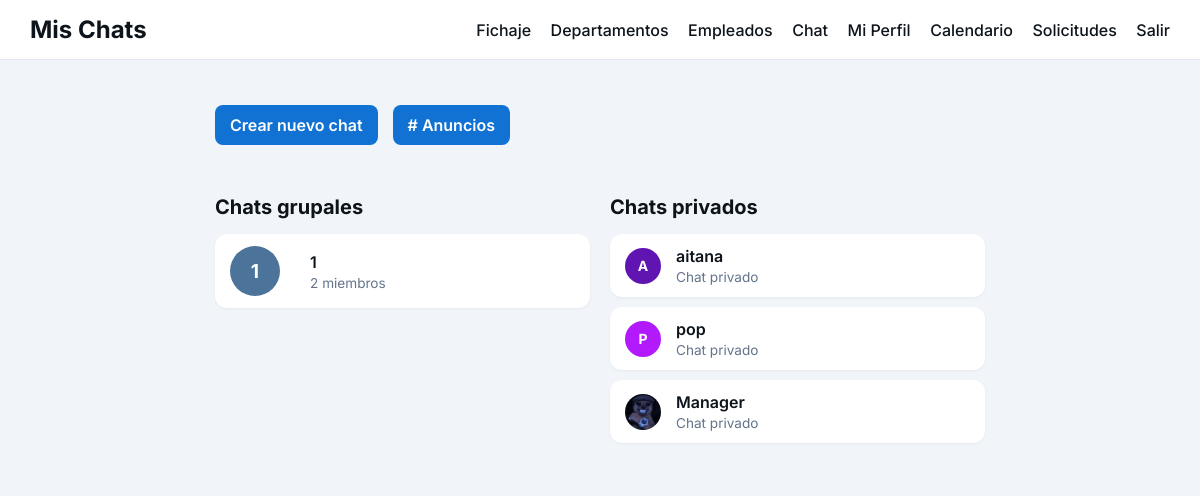
The app's page /chat/ (signed in) with its own data.
### chat/models.py (models this page shows, shortened)
class ChatGroup(models.Model):
    name = models.CharField(max_length=150)
    description = models.TextField(blank=True)
    is_public = models.BooleanField(default=False)   # anuncios, visible a todos
    is_private = models.BooleanField(default=False)  # si True, sólo miembros pueden ver/participar
    members = models.ManyToManyField(settings.AUTH_USER_MODEL, related_name='chat_groups', blank=True)
    created_at = models.DateTimeField(auto_now_add=True)

### users/models.py (models this page shows)
class CustomUser(AbstractUser):
    role = models.CharField(max_length=10, choices=ROLE_CHOICES, default='employee')
    department = models.ForeignKey(Department, null=True, blank=True, on_delete=models.SET_NULL, related_name='employees')
    fecha_contratacion = models.DateField(null=True, blank=True)
    phone = models.CharField(max_length=20, blank=True)
    address = models.CharField(max_length=255, blank=True)
    avatar = models.ImageField(upload_to='avatars/', null=True, blank=True)
    def initials(self):
        if self.first_name or self.last_name:
            return (self.first_name[:1] + (self.last_name[:1] if self.last_name else '')).upper()
        return self.username[:1].upper()

### chat/views.py (the view)
# urls.py: path("", views.chat_groups_list, name="chat_groups_list"),
@login_required
def chat_groups_list(request):
    user = request.user
    grupos = ChatGroup.objects.filter(
        is_private=False,
        members=user
    ).exclude(name__iexact="anuncios").distinct()
    privados = ChatGroup.objects.filter(
        is_private=True,
        members=user
    )
    anuncios = ChatGroup.objects.filter(
        is_public=True,
        name__iexact='anuncios'
    ).first()
    return render(request, "chat/chat_groups_list.html", {
        "grupos": grupos,
        "privados": privados,
        "obtener_grupo_anuncios": anuncios,
        "empleado": user,
    })

### users/templatetags/hash_color.py (called while the page is built)
@register.filter
def hash_color(value):
    h = hashlib.md5(value.encode()).hexdigest()
    return "#" + h[:6]

### templates/chat/chat_groups_list.html (shortened to what this page needs)
{% load static %}
<!DOCTYPE html>
<html lang="es">
<head>
    <link rel="stylesheet" href="{% static 'css/chat.css' %}">
</head>
<body>
<header>
    <div class="logo">Mis Chats</div>
    <nav>
        <a href="/fichar/">Fichaje</a>
        <a href="/departamentos/">Departamentos</a>
        {% if empleado.role != 'empleado' %}
            <a href="{% url 'users:empleados_list' %}">Empleados</a>
        {% endif %}
        <a href="/chat/">Chat</a>
        <a href="{% url 'users:perfil' %}">Mi Perfil</a>
        <a href="/events/calendario/">Calendario</a>
        <a href="{% url 'events:solicitudes' %}">Solicitudes</a>
        <a href="{% url 'users:logout' %}">Salir</a>
    </nav>
</header>
<div class="container">
    <div class="top-links">
        <a class="btn-link" href="{% url 'chat:crear_chat' %}">Crear nuevo chat</a>
        {% if obtener_grupo_anuncios %}
            <a class="btn-link" href="{% url 'chat:chat_group_detail' obtener_grupo_anuncios.id %}">
                # Anuncios
            </a>
        {% endif %}
    </div>
    <div class="chat-columns">
        <div class="chat-column">
            <h2>Chats grupales</h2>
            <ul class="chats-list">
                {% for g in grupos %}
               <li class="chat-item">
    <div class="chat-avatar">
        {{ g.name|slice:":1" }}
    </div>
    <div class="chat-content">
        <div class="chat-name">{{ g.name }}</div>
        <div class="chat-details">
            {{ g.members.count }} miembros
        </div>
    </div>
    <a class="chat-link" href="{% url 'chat:chat_group_detail' g.id %}"></a>
</li>
                {% empty %}
                    <li>No perteneces a ningún grupo.</li>
                {% endfor %}
            </ul>
        </div>
        <div class="chat-column">
            <h2>Chats privados</h2>
            <ul class="chats-list">
               {% for p in privados %}
    {% for member in p.members.all %}
        {% if member != empleado %}
        <li class="chat-item">
            {% include "users/_avatar.html" with user=member %}
            <div class="chat-content">
                <div class="chat-name">
                    {{ member.get_full_name|default:member.username }}
                </div>
                <div class="chat-details">
                    Chat privado
                </div>
            </div>
            <a class="chat-link"
               href="{% url 'chat:chat_group_detail' p.id %}"></a>
        </li>
        {% endif %}
    {% endfor %}
{% empty %}
    <li>No tienes chats privados.</li>
{% endfor %}
            </ul>
        </div>
    </div>
</div>
</body>
</html>

### templates/users/_avatar.html
{% load hash_color %}
{% if user.avatar %}
    <img src="{{ user.avatar.url }}" class="avatar-sm">
{% else %}
    <div class="avatar-sm avatar-letra"
         style="background-color: {{ user.username|hash_color }};">
        {{ user.initials }}
    </div>
{% endif %}

### static/css/chat.css (style rules this page uses)
*, *::before, *::after { box-sizing: border-box; }
body { font-family: 'Inter', 'Noto Sans', sans-serif; background-color: #f1f5f9; margin: 0; padding: 0; }
header { display: flex; justify-content: space-between; align-items: center; background-color: #fff; padding: 15px 30px; border-bottom: 1px solid #e7edf3; position: sticky; top: 0; z-index: 100; }
header .logo { font-weight: 700; font-size: 1.5rem; color: #0d141b; }
header nav a { margin-left: 20px; text-decoration: none; color: #0d141b; font-weight: 500; }
.container { max-width: 800px; margin: 30px auto; padding: 0 15px; }
h2 { font-size: 1.25rem; color: #0d141b; margin-top: 30px; margin-bottom: 15px; }
ul.chats-list { list-style: none; padding: 0; }
ul.chats-list li { margin-bottom: 10px; }
ul.chats-list li a { text-decoration: none; color: #0d141b; font-weight: 500; }
header { display: flex; justify-content: space-between; align-items: center; background-color: #fff; padding: 15px 30px; border-bottom: 1px solid #e2e8f0; }
header nav a { margin-left: 15px; text-decoration: none; color: #0d141b; font-weight: 500; }
.container { max-width: 800px; margin: 30px auto; padding: 15px; background-color: #f1f5f9; border-radius: 10px; }
.chats-list { list-style: none; padding: 0; margin: 0; }
.chat-item { display: flex; align-items: center; padding: 12px 15px; margin-bottom: 10px; background-color: #fff; border-radius: 12px; position: relative; cursor: pointer; box-shadow: 0 1px 3px rgba(0,0,0,0.05); transition: background-color 0.2s ease; gap: 15px; }
.chat-avatar { width: 50px; height: 50px; border-radius: 50%; flex-shrink: 0; background-color: #4c739a; color: white; display: flex; justify-content: center; align-items: center; font-weight: bold; font-size: 1.2rem; margin-right: 15px; overflow: hidden; }
.chat-content { flex-grow: 1; display: flex; flex-direction: column; }
.chat-name { font-weight: 600; color: #0d141b; margin-bottom: 3px; }
.chat-details { font-size: 0.85rem; color: #64748b; }
.chat-link { position: absolute; top: 0; left: 0; width: 100%; height: 100%; text-decoration: none; z-index: 1; }
.chat-columns { display: flex; gap: 20px; margin-top: 20px; }
.chat-column { flex: 1; }
.top-links { display: flex; gap: 15px; margin-bottom: 20px; }
.btn-link { display: inline-block; background-color: #1172d4; color: white; padding: 10px 15px; border-radius: 8px; text-decoration: none; font-weight: 600; transition: background-color 0.2s ease; }
.chat-item { display: flex; align-items: center; padding: 12px 15px; margin-bottom: 10px; background-color: #fff; border-radius: 12px; position: relative; cursor: pointer; box-shadow: 0 1px 3px rgba(0,0,0,0.05); transition: background-color 0.2s ease; }
.avatar-sm { width: 36px; height: 36px; border-radius: 50%; object-fit: cover; display: flex; align-items: center; justify-content: center; font-size: 14px; font-weight: 700; color: white; }

### records on screen
ChatGroup: name "1", members.count "2"
CustomUser: initials "A", get_full_name "aitana"
CustomUser: initials "P", get_full_name "pop"
CustomUser: avatar (picture), get_full_name "Manager"
